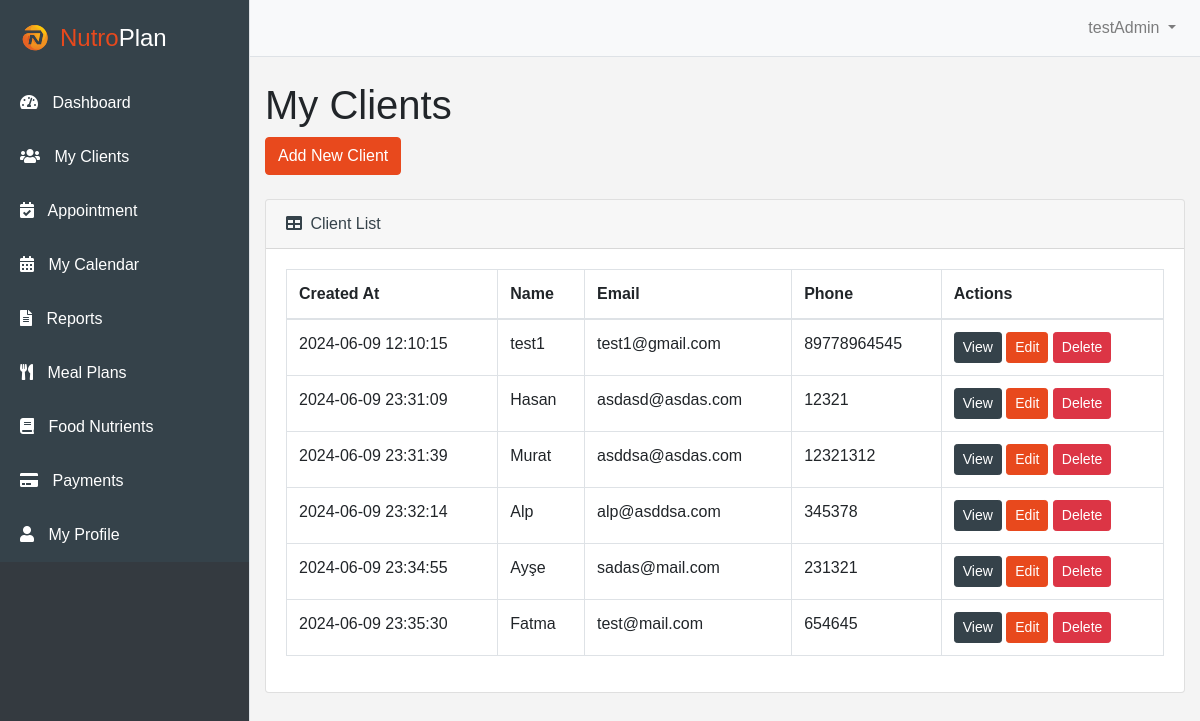
/HomePage/dashboard/myclients.php (signed in), run on the app's committed database.
### tables this page shows
CREATE TABLE `patients` (
  `patient_id` int(11) NOT NULL,
  `user_id` int(11) NOT NULL,
  `name` varchar(50) NOT NULL,
  `email` varchar(100) NOT NULL,
  `phone_number` varchar(20) DEFAULT NULL,
  `age` int(11) NOT NULL,
  `gender` enum('male','female','other') NOT NULL,
  `health_status` text DEFAULT NULL,
  `created_at` timestamp NOT NULL DEFAULT current_timestamp()
);

### HomePage/dashboard/myclients.php (the view, shortened to what this page needs)
<?php
include '../../database/db.php';
$user_id = $_SESSION['user_id'];
$clients = [];
try {
    $stmt = $conn->prepare("SELECT * FROM Patients WHERE user_id = :user_id");
    $stmt->bindParam(':user_id', $user_id);
    $stmt->execute();
    $clients = $stmt->fetchAll(PDO::FETCH_ASSOC);
} catch (PDOException $e) {
    echo "Error: " . $e->getMessage();
}
?>
<!DOCTYPE html>
<html lang="en">
<head>
    <link href="https://stackpath.bootstrapcdn.com/bootstrap/4.5.2/css/bootstrap.min.css" rel="stylesheet">
    <link href="https://cdnjs.cloudflare.com/ajax/libs/font-awesome/5.15.3/css/all.min.css" rel="stylesheet">
    <link rel="stylesheet" href="../../css/dashboard styles/dashboard.css">
    <link rel="stylesheet" href="../../css/dashboard styles/myclients.css">
</head>
<body>
    <div id="wrapper" class="d-flex">
        <div class="bg-dark border-right d-flex flex-column" id="sidebar-wrapper">
            <div class="sidebar-heading text-white">
                <img src="../../images/logo.svg" alt="Logo" class="logo"><span style="color: #e8491d;">Nutro</span>Plan
            </div>
            <div class="list-group list-group-flush flex-grow-1">
                <a href="dashboard.php" class="list-group-item">
                    <i class="fas fa-tachometer-alt"></i> Dashboard
                </a>
                <a href="myclients.php" class="list-group-item">
                    <i class="fas fa-users"></i> My Clients
                </a>
                <a href="appointment.php" class="list-group-item">
                    <i class="fas fa-calendar-check"></i> Appointment
                </a>
                <a href="mycalendar.php" class="list-group-item">
                    <i class="fas fa-calendar-alt"></i> My Calendar
                </a>
                <a href="reports.php" class="list-group-item">
                    <i class="fas fa-file-alt"></i> Reports
                </a>
                <a href="mealplans.php" class="list-group-item">
                    <i class="fas fa-utensils"></i> Meal Plans
                </a>
                <a href="food_nutrients.php" class="list-group-item">
                    <i class="fas fa-book"></i> Food Nutrients
                </a>
                <a href="payments.php" class="list-group-item">
                    <i class="fas fa-credit-card"></i> Payments
                </a>
                <a href="myprofile.php" class="list-group-item">
                    <i class="fas fa-user"></i> My Profile
                </a>
            </div>
        </div>
        <div id="page-content-wrapper">
            <nav class="navbar navbar-expand-lg navbar-light bg-light border-bottom">
                <div class="collapse navbar-collapse" id="navbarSupportedContent">
                    <ul class="navbar-nav ml-auto mt-2 mt-lg-0">
                        <li class="nav-item dropdown">
                            <a class="nav-link dropdown-toggle" href="#" id="navbarDropdown" role="button" data-toggle="dropdown" aria-haspopup="true" aria-expanded="false">
                                <?php echo $_SESSION['username']; ?>
                            </a>
                        </li>
                    </ul>
                </div>
            </nav>
            <div class="container-fluid">
                <h1 class="mt-4">My Clients</h1>
                <a href="add_client.php" class="btn btn-primary mb-4" id="add-new-client" style="background-color: #e8491d; border-color: #e8491d;">Add New Client</a>
                <div class="card mb-4">
                    <div class="card-header">
                        <i class="fas fa-table mr-1"></i>
                        Client List
                    </div>
                    <div class="card-body">
                        <div class="table-responsive">
                            <table class="table table-bordered" id="dataTable" width="100%" cellspacing="0">
                                <thead>
                                    <tr>
                                        <th>Created At</th>
                                        <th>Name</th>
                                        <th>Email</th>
                                        <th>Phone</th>
                                        <th>Actions</th>
                                    </tr>
                                </thead>
                                <tbody id="client-table-body">
                                    <?php foreach ($clients as $client): ?>
                                    <tr>
                                        <td><?php echo htmlspecialchars($client['created_at']); ?></td>
                                        <td><?php echo htmlspecialchars($client['name']); ?></td>
                                        <td><?php echo htmlspecialchars($client['email']); ?></td>
                                        <td><?php echo htmlspecialchars($client['phone_number']); ?></td>
                                        <td>
                                            <button class="btn btn-info btn-sm view-client" data-id="<?php echo $client['patient_id']; ?>" data-name="<?php echo $client['name']; ?>" data-email="<?php echo $client['email']; ?>" data-phone="<?php echo $client['phone_number']; ?>" data-age="<?php echo $client['age']; ?>" data-gender="<?php echo $client['gender']; ?>" data-health="<?php echo $client['health_status']; ?>" style="background-color: #35424a; border-color: #35424a;">View</button>
                                            <a href="edit_client.php?patient_id=<?php echo $client['patient_id']; ?>" class="btn btn-primary btn-sm" style="background-color: #e8491d; border-color: #e8491d;">Edit</a>
                                            <button class="btn btn-danger btn-sm delete-client" data-id="<?php echo $client['patient_id']; ?>">Delete</button>
                                        </td>
                                    </tr>
                                    <?php endforeach; ?>
                                </tbody>
                            </table>
                        </div>
                    </div>
                </div>
            </div>
        </div>
    </div>
</body>
</html>

### css/dashboard styles/dashboard.css (style rules this page uses)
body { font-family: Arial, sans-serif; background-color: #f4f4f4; margin: 0; padding: 0; }
#wrapper { display: flex; }
#sidebar-wrapper { width: 250px; height: 100vh; background-color: #35424a; position: fixed; }
.sidebar-heading { padding: 20px; font-size: 1.5em; background-color: #35424a; display: flex; align-items: center; }
.sidebar-heading .logo { height: 30px; margin-right: 10px; }
.list-group-item { border: none; padding: 15px 20px; background-color: #35424a; color: white; }
.list-group-item i { margin-right: 10px; }
#page-content-wrapper { flex: 1; padding-left: 250px; }
.navbar { margin-bottom: 20px; }
.card { background-color: #35424a; color: white; }

### css/dashboard styles/myclients.css (style rules this page uses)
.card { background-color: white; color: #35424a; transition: none; }
#add-new-client { background-color: #e8491d; border-color: #e8491d; }

### data on the page
patients: created_at "2024-06-09 12:10:15", name "test1", email "test1@gmail.com", phone_number "89778964545"
patients: created_at "2024-06-09 23:31:09", name "Hasan", email "asdasd@asdas.com", phone_number "12321"
patients: created_at "2024-06-09 23:31:39", name "Murat", email "asddsa@asdas.com", phone_number "12321312"
patients: created_at "2024-06-09 23:32:14", name "Alp", email "alp@asddsa.com", phone_number "345378"
patients: created_at "2024-06-09 23:34:55", name "Ayşe", email "sadas@mail.com", phone_number "231321"
patients: created_at "2024-06-09 23:35:30", name "Fatma", email "test@mail.com", phone_number "654645"

### other printed values
$_SESSION['username'] "testAdmin"
